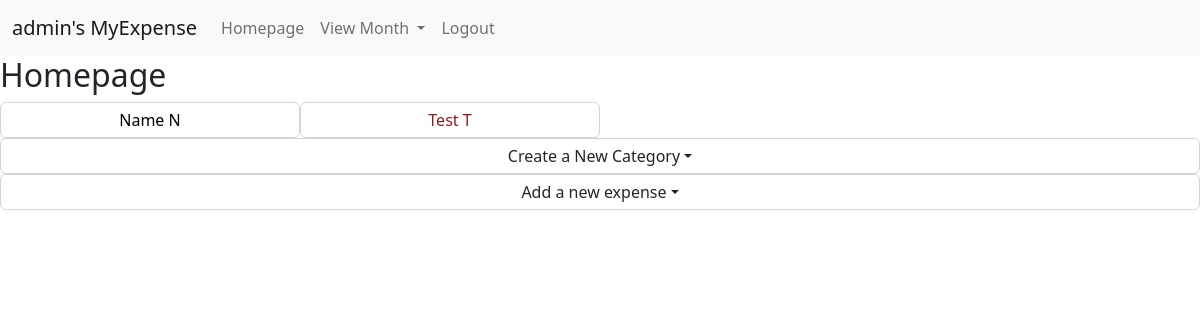
The page / (signed in) on the database as committed earlier.
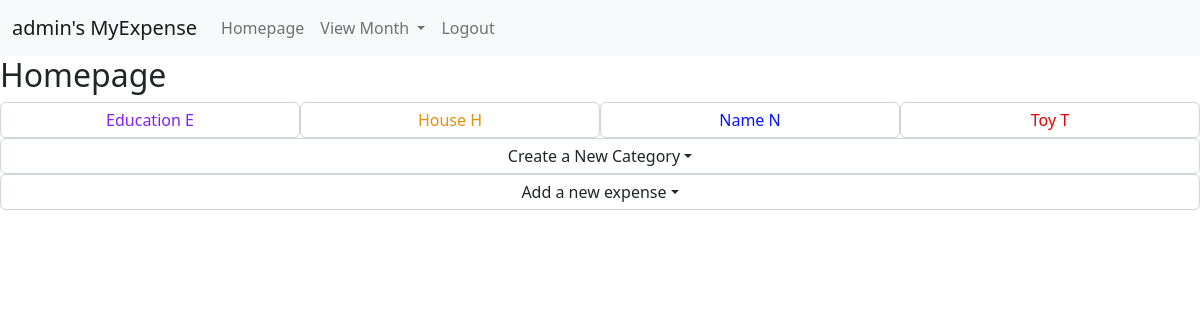
The same page on the database as committed later.
### expense/models.py (models this page shows, shortened)
class User(AbstractUser):
    pass

class Category(models.Model):
    user = models.ForeignKey(User, on_delete=models.CASCADE, related_name="userCategories", default=None)
    name = models.CharField(max_length=255, default=None)
    initial = models.CharField(max_length=1, validators=[MinLengthValidator(1, 'There must be a one letter initial')], default=None)
    color = models.CharField(max_length=7, default=None)

### expense/views.py (the view)
# urls.py: path("", views.index, name="index"),
def index(request):
    if request.user.is_authenticated:
        return render(request, "expense/index.html", {
            "categories": Category.objects.filter(user=request.user).order_by("name")
        })

### expense/templates/expense/index.html (shortened to what this page needs)
{% extends "expense/layout.html" %}
{% block body %}
    <h2>Homepage</h2>
    {% for category in categories %}
        <div>
            <form data-category_id={{category.id}}>
                <button class="form-group form-control category" id="update-category" data-bs-toggle="dropdown" style="color: {{category.color}}">{{ category.name }} {{ category.initial }}</button>
            </form>
        </div>
    {% endfor%}
    <form action="{% url 'create_category' %}" method="post">
        <button class="form-group form-control dropdown-toggle" data-bs-toggle="dropdown">Create a New Category</button>
    </form>
    <form action="{% url 'add_expense' %}" method="post">
        <button class="form-group form-control dropdown-toggle" data-bs-toggle="dropdown">Add a new expense</button>
    </form>
    <div id="donutchart" style="width: 900px; height: 500px;"></div>
{% endblock %}

### expense/templates/expense/layout.html (shortened to what this page needs)
{% load static %}
<!DOCTYPE html>
<html lang="en">
    <head>
        <link href="https://cdn.jsdelivr.net/npm/bootstrap@5.2.3/dist/css/bootstrap.min.css" rel="stylesheet">
        <link rel="stylesheet" href="{% static 'expense/styles.css' %}?{% now 'U' %}" >
    </head>
    <body>
        <nav class="navbar navbar-expand-lg navbar-light bg-light">
            <div class="container-fluid">
                <a class="navbar-brand" href="{% url 'index' %}">
                    {% if user.is_authenticated %}
                        {{ user.username }}'s
                    {% endif %}
                    MyExpense
                </a>
                <div class="collapse navbar-collapse" id="navbarNavDropdown">
                    <ul class="navbar-nav">
                        {% if user.is_authenticated %}
                            <li class="navbar-item">
                                <a class="nav-link" href="{% url 'index' %}">Homepage</a>
                            </li>
                            <li class="nav-item dropdown">
                                <a class="nav-link dropdown-toggle" role="button" data-bs-toggle="dropdown" aria-expanded="false">
                                    View Month
                                </a>
                            </li>
                            <li class="navbar-item">
                                <a class="nav-link" href="{% url 'logout' %}">Logout</a>
                            </li>
                        {% endif %}
                    </ul>
                </div>
            </div>
        </nav>
        {% block body %}
        {% endblock %}
    </body>
</html>

### expense/static/expense/styles.css (style rules this page uses)
.form-group { padding: 5px 2px 5px 2px ; }
.category { position: relative; float: left; width: 25% }

Rows that differ between the two databases and show on the page:
removed Category: name "Test", initial "T"
added Category: name "Education", initial "E"
added Category: name "House", initial "H"
added Category: name "Toy", initial "T"
